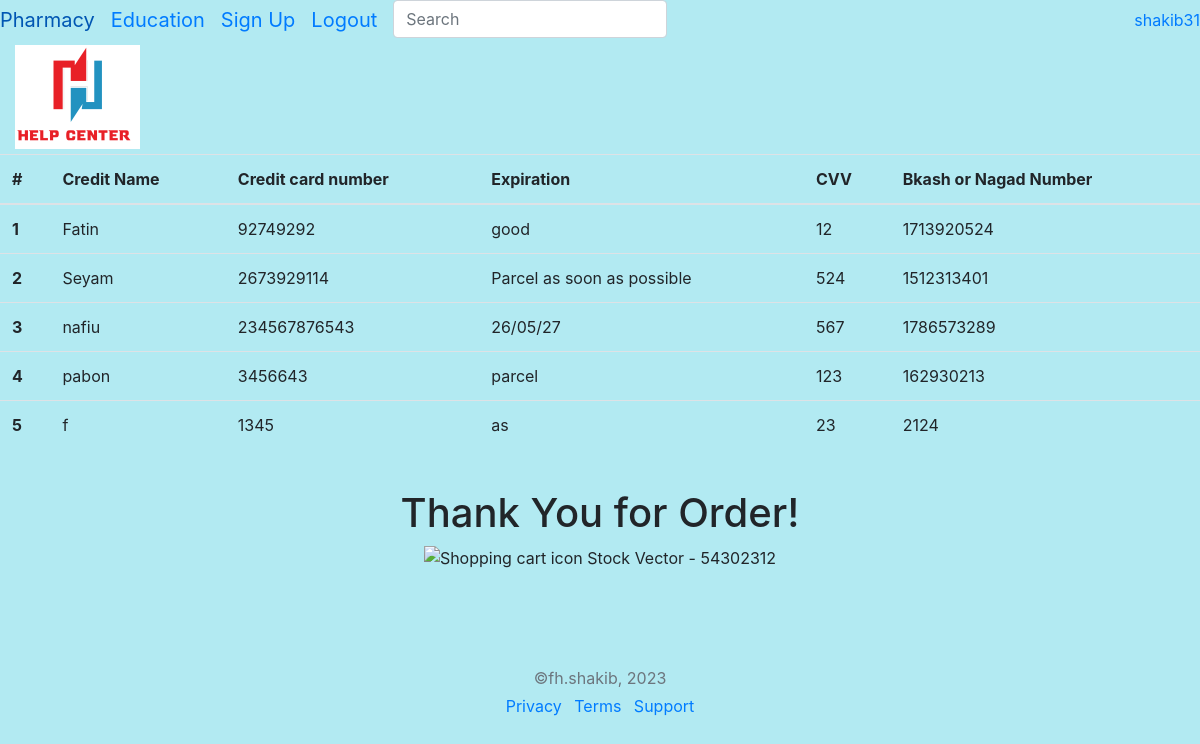
Page /checkout/confirm/ (signed in) on the committed database.
### first_app/models.py (models this page shows, shortened)
class CheckOut(models.Model):
    name = models.CharField(max_length=254)
    cardnumber = models.IntegerField()
    expiration = models.CharField(max_length=400)
    cvv = models.IntegerField()
    number = models.IntegerField()

### first_app/views.py (the view)
# urls.py: path('checkout/confirm/',views.orderlist,name='confirm'),
def orderlist (request):
    meet=CheckOut.objects.all()
    context={
        'data':meet,
    }
    return render(request,'confirm.html',context)

### templates/confirm.html (shortened to what this page needs)
{% extends "base.html" %}
{% block content %}
<html>
  <body>
    <light">
          <div class="container-fluid">
              {% load static %}
            <a class="navbar-brand" href="#"><img class="img-fluid " width="25%" src="{% static 'logo.png' %}" alt=""></a>
          </div>
          <table class="table">
            <thead>
              <tr>
                <th scope="col">#</th>
                <th >Credit Name</th>
                <th >Credit card number</th>
                <th scope="col">Expiration</th>
                <th scope="col">CVV</th>
                <th scope="col">Bkash or Nagad Number</th>
              </tr>
            </thead>
            <tbody>
                {% for item in data %}
                <tr>
                  <td><b>{{ forloop.counter }}</b></td>
                  <td>{{ item.name }}</td>
                  <td>{{ item.cardnumber }}</td>
                  <td>{{ item.expiration }}</td>
                  <td>{{ item.cvv }}</td>
                  <td>{{ item.number }}</td>
                </tr>
                {% endfor %}
              </tbody>
          </table>
    <br>
    <div class="text-center">
      <h1>Thank You for Order!</h1>
      <img src="https://us.123rf.com/450wm/val2014/val20141603/val2014160300005/54302312-shopping-cart-icon.jpg?ver=6"
      itemprop="image" alt="Shopping cart icon Stock Vector - 54302312" title="Shopping cart icon Stock Vector - 54302312"
      id="compImg" style="vertical-align: middle;">
    </div>
    <footer class="my-5 pt-5 text-muted text-center text-small">
        <p class="mb-1">&copy;fh.shakib, 2023</p>
        <ul class="list-inline">
          <li class="list-inline-item"><a href="#">Privacy</a></li>
          <li class="list-inline-item"><a href="#">Terms</a></li>
          <li class="list-inline-item"><a href="#">Support</a></li>
        </ul>
      </footer>
  </body>
</html>
{% endblock %}

### templates/base.html (shortened to what this page needs)
<!DOCTYPE html>
<html lang="en">
<head>
    <link rel="stylesheet" href="https://cdn.jsdelivr.net/npm/bootstrap@4.0.0/dist/css/bootstrap.min.css">
     <link rel="stylesheet" href="/static/CSS/style.css">
     <link rel="stylesheet" href="/static/CSS/education.css">
</head>
<body>
        <ul class="nav justify-content-end">
            <li class="nav-item">
                <a class="navbar-brand" href="pharmacy/">Pharmacy</a>
            </li>
            <li class="nav-item">
                <a class="navbar-brand" href="education/">Education</a>
            </li>
            <a class="navbar-brand" href="sign_up/">Sign Up</a>
            <li class="nav-item">
                <a class="navbar-brand" href="logout/">Logout</a>
              </li>
              <form method="GET" action="{% url 'search_results' %}">
                <input class="form-control me-2" type="search" placeholder="Search" aria-label="Search">
              </form>
              <ul class="navbar-nav ml-auto">
                {% if user.is_authenticated %}
                <li class="nav-item">
                  <a class="nav-link active" href="#">{{request.user.username}}</a>
                </li>
                {% else %}
                <li class="nav-item">
                  <a class="nav-link" href="{login/}">Login</a>
                </li>
                {% endif %}
              </ul>
          </ul>
      {% block content %}
  {% endblock %}
</body>
</html>

### templates/confirm.html (style rules this page uses)
body { background-color: rgba(103, 215, 230, 0.5); }

### rows in the picture
CheckOut: name "Fatin", cardnumber "92749292", expiration "good", cvv "12", number "1713920524"
CheckOut: name "Seyam", cardnumber "2673929114", expiration "Parcel as soon as possible", cvv "524", number "1512313401"
CheckOut: name "nafiu", cardnumber "234567876543", expiration "26/05/27", cvv "567", number "1786573289"
CheckOut: name "pabon", cardnumber "3456643", expiration "parcel", cvv "123", number "162930213"
CheckOut: name "f", cardnumber "1345", expiration "as", cvv "23", number "2124"

### other values in the picture
{{ request.user.username }} "shakib31"
